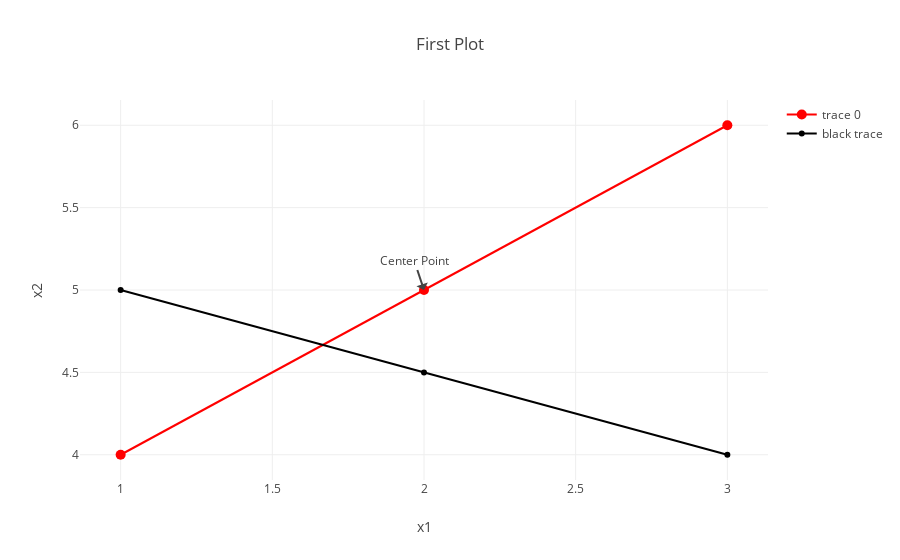

Here is the notebook cell this chart was saved with:
### Code cell
layout.update(dict(annotations=[go.Annotation(text='Center Point',x=2,y=5)]))    # ④
plotly.offline.iplot({"data":data, 'layout':layout})

### Figure 1 — Plotly figure (JSON) as saved in the notebook; plotly's stock layout.template omitted (floating-point values rounded to 4 significant figures)
{"data": [{"marker": {"color": "red", "size": 10}, "text": ["one", "two", "three"], "type": "scatter", "uid": "b08b6438-2c1a-11e9-96bc-920014f8e201", "x": [1, 2, 3], "y": [4, 5, 6]}, {"marker": {"color": "black"}, "name": "black trace", "text": ["FIRST", "SECOND", "THIRD"], "type": "scatter", "uid": "b08b66c2-2c1a-11e9-96bc-920014f8e201", "x": [3, 2, 1], "y": [4, 4.5, 5]}], "layout": {"annotations": [{"text": "Center Point", "x": 2, "y": 5}], "title": "First Plot", "xaxis": {"title": "x1"}, "yaxis": {"title": "x2"}}}
